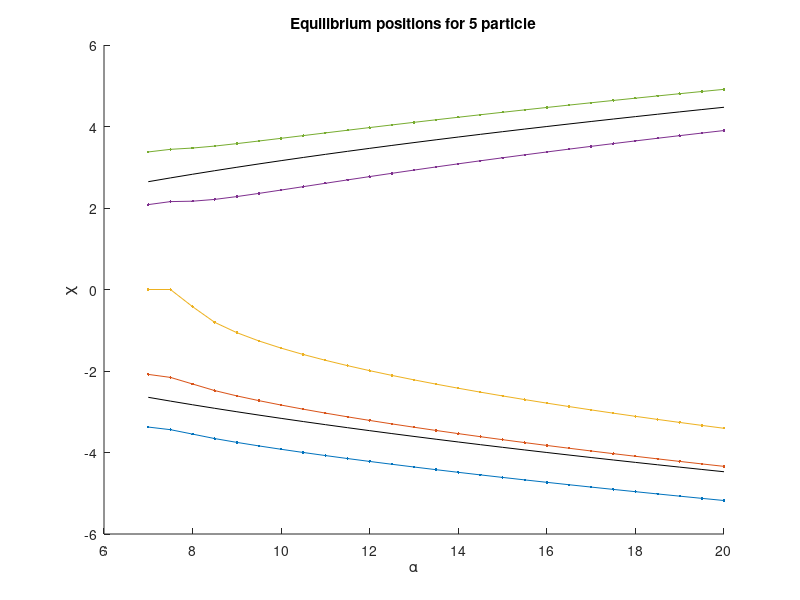

Write the MATLAB code that produced this figure. (Note: this script raises an error after producing the figure.)
clc
clear all

disp('5 particle tunneling splitting calculation.')
tic
%% 5 particle Equilibrium positions

Na      = 27;
alpha   = linspace(7, 20, Na);
eta     = 20;
Eq_Pos  = [];
Beta    = 0.0001;

Eq_Pos = [];

for i = 1:Na
    a = alpha(i);
    Potential = @(x) 0.25 * ((x(1)^2 - a)^2 + (x(2)^2 - a)^2 + (x(3)^2 - a)^2 + (x(4)^2 - a)^2 + (x(5)^2 - a)^2) + eta * (1/abs(x(1) - x(2)) + 1/abs(x(1) - x(3)) + 1/abs(x(1) - x(4)) + 1/abs(x(1) - x(5)) + 1/abs(x(2) - x(3)) + 1/abs(x(2) - x(4)) + 1/abs(x(2) - x(5)) + 1/abs(x(3) - x(4)) + 1/abs(x(3) - x(5)) + 1/abs(x(4) - x(5)));
    % options = optimset('Display','iter','PlotFcns',@optimplotfval, 'TolFun', 1e-8, 'TolX', 1e-8);
    options = optimset('TolFun', 1e-12, 'TolX', 1e-12, 'MaxFunEvals', 10^6, 'MaxIter', 10^6);
    x_start = [-sqrt(a)-1 -sqrt(a)+0.5 -sqrt(a)+1 sqrt(a)-1 sqrt(a)+1];
    [x0, fval0] = fminsearch(Potential, x_start, options);
    Eq_Pos(i, :) = sort(x0);
    FuncVal(i) = fval0;
end

disp('Done with 5 particle')

figure(1)
clf(figure(1))
hold on
title('Equilibrium positions for 5 particle')
xlabel('\alpha')
ylabel('\chi')
plot(alpha, Eq_Pos(:, 1), '.-')
plot(alpha, Eq_Pos(:, 2), '.-')
plot(alpha, Eq_Pos(:, 3), '.-')
plot(alpha, Eq_Pos(:, 4), '.-')
plot(alpha, Eq_Pos(:, 5), '.-')
plot(alpha, sqrt(alpha), 'k')
plot(alpha, -sqrt(alpha), 'k')
yline(0)
hold off


figure(2)
clf(figure(2))
hold on
title('Value of the minima of the function')
xlabel('\alpha')
ylabel('Fvals')
plot(alpha, FuncVal,                  'DisplayName', 'Function value')
% plot(alpha, (Eq_pos - sqrt(alpha)))
%set(gca, 'Yscale', 'log')
yline(min(FuncVal))
hold off

%%
for q = 1:length(alpha)
    alpha(q)
    Nx1 = 15;
    Nx2 = 25;
    Nx3 = 60;
    Nx4 = 25;
    Nx5 = 15;
    a = 1.5;
    XMin1   = Eq_Pos(q, 1) - a;
    XMax1   = -Eq_Pos(q, 5) + a;
    b = 3;
    XMin2   = Eq_Pos(q, 2) - b;
    XMax2   = -Eq_Pos(q, 4) + b;
    c = 3.5;
    XMin3   = Eq_Pos(q, 3) - c;
    XMax3   = -Eq_Pos(q, 3) + c;
    d = 3;
    XMin4   = Eq_Pos(q, 4) - d;
    XMax4   = -Eq_Pos(q, 2) + d;
    e = 1.5;
    XMin5   = Eq_Pos(q, 5) - e;
    XMax5   = -Eq_Pos(q, 1) + e;
    
    x1 = linspace(XMin1, XMax1, Nx1);
    x2 = linspace(XMin2, XMax2, Nx2);
    x3 = linspace(XMin3, XMax3, Nx3);
    x4 = linspace(XMin4, XMax4, Nx4);
    x5 = linspace(XMin5, XMax5, Nx5);
    
    dx1 = x1(2) - x1(1);
    dx2 = x2(2) - x2(1);
    dx3 = x3(2) - x3(1);
    dx4 = x4(2) - x4(1);
    dx5 = x5(2) - x5(1);
    
    K1 = -1/(2 * dx1^2);
    K2 = -1/(2 * dx2^2);
    K3 = -1/(2 * dx3^2);
    K4 = -1/(2 * dx4^2);
    K5 = -1/(2 * dx5^2);
    
    for i = 1:Nx1
        if i == 1
            KineticMtx1(i, i)        = -2 * K1;
        else
            KineticMtx1(i - 1, i)    = 1 * K1;
            KineticMtx1(i, i - 1)    = 1 * K1;
        end
    end
    
    for i = 1:Nx2
        if i == 1
            KineticMtx2(i, i)        = -2 * K2;
        else
            KineticMtx2(i - 1, i)    = 1 * K2;
            KineticMtx2(i, i - 1)    = 1 * K2;
        end
    end
    
    for i = 1:Nx3
        if i == 1
            KineticMtx3(i, i)        = -2 * K3;
        else
            KineticMtx3(i - 1, i)    = 1 * K3;
            KineticMtx3(i, i - 1)    = 1 * K3;
        end
    end
    
    for i = 1:Nx4
        if i == 1
            KineticMtx4(i, i)        = -2 * K4;
        else
            KineticMtx4(i - 1, i)    = 1 * K4;
            KineticMtx4(i, i - 1)    = 1 * K4;
        end
    end
    
    for i = 1:Nx5
        if i == 1
            KineticMtx5(i, i)        = -2 * K5;
        else
            KineticMtx5(i - 1, i)   = 1 * K5;
            KineticMtx5(i, i - 1)   = 1 * K5;
        end
    end
    KineticMtx1 = sparse(KineticMtx1);
    KineticMtx2 = sparse(KineticMtx2);
    KineticMtx3 = sparse(KineticMtx3);
    KineticMtx4 = sparse(KineticMtx4);
    KineticMtx5 = sparse(KineticMtx5);
    
    K1          = kron(kron(KineticMtx1, speye(Nx2)), kron(speye(Nx3), kron(speye(Nx4), speye(Nx5))));
    K2          = kron(speye(Nx1), kron(KineticMtx2, kron(speye(Nx3), kron(speye(Nx4), speye(Nx5)))));
    K3          = kron(speye(Nx1), kron(speye(Nx2), kron(KineticMtx3, kron(speye(Nx4), speye(Nx5)))));
    K4          = kron(speye(Nx1), kron(speye(Nx2), kron(speye(Nx3), kron(KineticMtx4, speye(Nx5)))));
    K5          = kron(speye(Nx1), kron(speye(Nx2), kron(speye(Nx3), kron(speye(Nx4), KineticMtx5))));
    KineticMtx  = K1 + K2 + K3 + K4 + K5;

    PotentialMtx1 = sparse(zeros(Nx1));
    PotentialMtx2 = sparse(zeros(Nx2));
    PotentialMtx3 = sparse(zeros(Nx3));
    PotentialMtx4 = sparse(zeros(Nx4));
    PotentialMtx5 = sparse(zeros(Nx5));

    U1 = 0.25 * (x1.^2 - alpha(q)).^2;
    U2 = 0.25 * (x2.^2 - alpha(q)).^2;
    U3 = 0.25 * (x3.^2 - alpha(q)).^2;
    U4 = 0.25 * (x4.^2 - alpha(q)).^2;
    U5 = 0.25 * (x5.^2 - alpha(q)).^2;

    PotentialMtx1 = sparse(diag(U1));
    PotentialMtx2 = sparse(diag(U2));
    PotentialMtx3 = sparse(diag(U3));
    PotentialMtx4 = sparse(diag(U4));
    PotentialMtx5 = sparse(diag(U5));
    
    U1 = kron(kron(PotentialMtx1, speye(Nx2)), kron(speye(Nx3), kron(speye(Nx4), speye(Nx5))));
    U2 = kron(kron(speye(Nx1), PotentialMtx2), kron(speye(Nx3), kron(speye(Nx4), speye(Nx5))));
    U3 = kron(kron(speye(Nx1), speye(Nx2)), kron(PotentialMtx3, kron(speye(Nx4), speye(Nx5))));
    U4 = kron(kron(speye(Nx1), speye(Nx2)), kron(speye(Nx3), kron(PotentialMtx4, speye(Nx5))));
    U5 = kron(kron(speye(Nx1), speye(Nx2)), kron(speye(Nx3), kron(speye(Nx4), PotentialMtx5)));
    PotentialMtx = U1 + U2 + U3 + U4 + U5;
    
    Hamiltonian = KineticMtx + PotentialMtx;
    
    X_matrix1   = sparse(diag(x1));
    X_matrix2   = sparse(diag(x2));
    X_matrix3   = sparse(diag(x3));
    X_matrix4   = sparse(diag(x4));
    X_matrix5   = sparse(diag(x5));

    X1  = kron(X_matrix1, kron(speye(Nx2), kron(speye(Nx3), kron(speye(Nx4), speye(Nx5)))));
    X2  = kron(speye(Nx1), kron(X_matrix2, kron(speye(Nx3), kron(speye(Nx4), speye(Nx5)))));
    X3  = kron(speye(Nx1), kron(speye(Nx2), kron(X_matrix3, kron(speye(Nx4), speye(Nx5)))));
    X4  = kron(speye(Nx1), kron(speye(Nx2), kron(speye(Nx3), kron(X_matrix4, speye(Nx5)))));
    X5  = kron(speye(Nx1), kron(speye(Nx2), kron(speye(Nx3), kron(speye(Nx4), X_matrix5))));

    X12 = diag(X1) - diag(X2);
    X13 = diag(X1) - diag(X3);
    X14 = diag(X1) - diag(X4);
    X15 = diag(X1) - diag(X5);
    X23 = diag(X2) - diag(X3);
    X24 = diag(X2) - diag(X4);
    X25 = diag(X2) - diag(X5);
    X34 = diag(X3) - diag(X4);
    X35 = diag(X3) - diag(X5);
    X45 = diag(X4) - diag(X5);

    InteractionMtx = eta ./ sqrt(X12.^2 + Beta^2) + eta ./ sqrt(X13.^2 + Beta^2) + eta ./ sqrt(X14.^2 + Beta^2) + eta ./ sqrt(X15.^2 + Beta^2) + eta ./ sqrt(X23.^2 + Beta^2) + eta ./ sqrt(X24.^2 + Beta^2) + eta ./ sqrt(X25.^2 + Beta^2) + eta ./ sqrt(X34.^2 + Beta^2) + eta ./ sqrt(X35.^2 + Beta^2) + eta ./ sqrt(X45.^2 + Beta^2);
    InteractionMtx = sparse(1:(Nx1 * Nx2 * Nx3 * Nx4 * Nx5), 1:(Nx1 * Nx2 * Nx3 * Nx4 * Nx5), InteractionMtx);
    
    Hamiltonian = Hamiltonian + InteractionMtx;
    
    Hamiltonian = (Hamiltonian + Hamiltonian') * 0.5;
    
    Temp_Proj = zeros((Nx1 * Nx2 * Nx3 * Nx4 * Nx5), 3);
    
    k = 1;
    for j = 1:(Nx1 * Nx2 * Nx3 * Nx4 * Nx5)
        if (X12(j) < -eps) && (X23(j) < -eps) &&  (X34(j) < -eps) && (X45(j) < -eps)
            Temp_Proj(k, :) = [k, j, 1];
            k = k + 1;
        end
    end

    Temp_Proj = Temp_Proj(1:(k-1), :);
    Projector = sparse(Temp_Proj(:, 1), Temp_Proj(:, 2), Temp_Proj(:, 3), k - 1, (Nx1 * Nx2 * Nx3 * Nx4 * Nx5));

    Hamiltonian = Projector * Hamiltonian * Projector';

    [Psi, E]    = eigs(Hamiltonian, 2, 'sa');
    Spectrum    = diag(E);
    alpha(q)
    dE(q)       = Spectrum(2) - Spectrum(1)
end
%%
toc
d = load('matlab.mat');
%%
pa = [7 7.5 8 8.5 9 9.5 10 10.5 11 11.5 12 12.5];
ps = [1.77 1.57 1.33 1.068 0.76 0.48 0.23 0.0756 0.0275 0.01548 0.015 0.01803];
figure(3)
clf(figure(3))
hold on
ylabel('Split')
xlabel('\alpha')
plot(d.alpha, d.dE, 'o')
plot(pa, ps, '.-')
set(gca, 'Yscale', 'log')
hold off

%%
figure(5)
clf(figure(5))
hold on
plot(x1, ones(length(x1), 1), '.-')
plot(x2, 0.01 + ones(length(x2), 1), '.-')
plot(x3, 0.02 + ones(length(x3), 1), '.-')
plot(x4, 0.01 + ones(length(x4), 1), '.-')
plot(x5, 0.00 + ones(length(x5), 1), '.-')
ylim([0.99 1.5])
hold off
